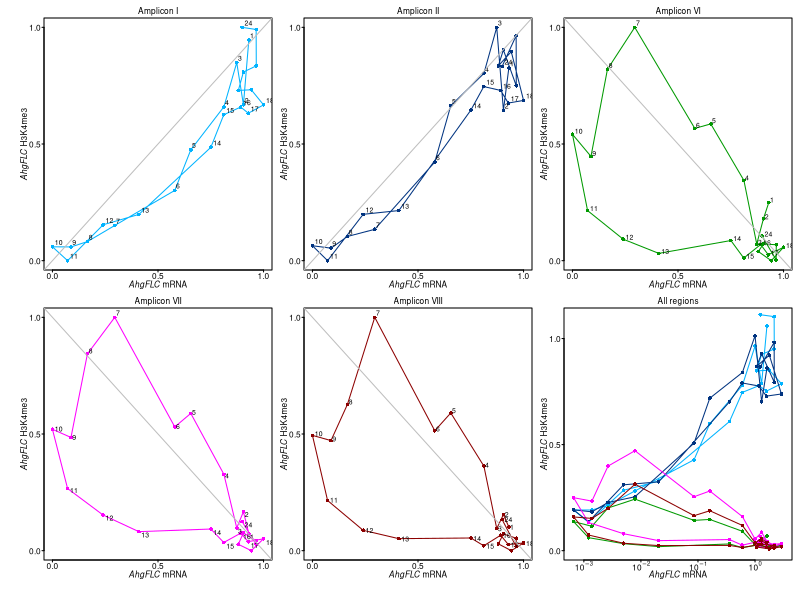

This chart was generated by the following R code:

x<-read.csv("data/Omoide_RNA_histone_1st_year.csv",header=T,sep=",")
x2<-as.matrix(x)
library(calibrate)

nor <- function(x){(x-min(x))/(max(x)-min(x))}

pdf("figs/RNA-K4_Lissajous_ACT2_1st_year.pdf",width=3.3,height=2.4)	
par(ps=6)
par(mfrow=c(2,3))
par(oma=c(1,1,0,0))
par(mar=c(1,1.2,0.9,0.4))
par(cex=1)

### mRNA-H3K4me3 ##################################################

# amplicon I
plot(nor(x2[,"FLC.log10mean"]), nor(x2[,"K4_I_ACT2_mean"]),type="o",
     pch=16,cex=0.5,col=rgb(0,0.7,1),las=1,tcl=-0.1, xlim=c(0,1),ylim=c(0,1),
     xlab="",ylab="",xaxt="n",yaxt="n")

par(ps=5)
textxy(nor(x2[c(1:18,24),"FLC.log10mean"]),
       nor(x2[c(1:18,24),"K4_I_ACT2_mean"]),
       c(1:18,24),cex=1)	

par(ps=6)
par(mgp=c(0,-0.35,0))
axis(side=1,at=seq(0,1,0.5), tcl=-0.1)
par(mgp=c(0,0.15,0))
axis(side=2,at=seq(0,1,0.5), tcl=-0.1, las=2)

mtext(expression(paste(italic("AhgFLC")," H3K4me3")),side=2,line=0.55)
mtext(expression(paste(italic("AhgFLC")," mRNA")),side=1,line=0.17)
mtext("Amplicon I",side=3,line=0)
abline(0,1, lwd=1, col="gray")


#amplicon II
plot(nor(x2[,"FLC.log10mean"]), nor(x2[,"K4_II_ACT2_mean"]),type="o",
     pch=16,cex=0.5,col=rgb(0,0.2,0.5),las=1,tcl=-0.1, xlim=c(0,1),ylim=c(0,1),
     xlab="",ylab="",xaxt="n",yaxt="n")

par(ps=5)
textxy(nor(x2[c(1:18,24),"FLC.log10mean"]),
       nor(x2[c(1:18,24),"K4_II_ACT2_mean"]),
       c(1:18,24),cex=1)	

par(ps=6)
par(mgp=c(0,-0.35,0))
axis(side=1,at=seq(0,1,0.5), tcl=-0.1)
par(mgp=c(0,0.15,0))
axis(side=2,at=seq(0,1,0.5), tcl=-0.1, las=2)

mtext(expression(paste(italic("AhgFLC")," H3K4me3")),side=2,line=0.55)
mtext(expression(paste(italic("AhgFLC")," mRNA")),side=1,line=0.17)
mtext("Amplicon II",side=3,line=0)
abline(0,1, lwd=1, col="gray")


# amplicon VI
plot(nor(x2[,"FLC.log10mean"]), nor(x2[,"K4_VI_ACT2_mean"]),type="o",
     pch=16,cex=0.5,col=rgb(0,0.6,0),las=1,tcl=-0.1, xlim=c(0,1),ylim=c(0,1),
     xlab="",ylab="",xaxt="n",yaxt="n")

par(ps=5)
textxy(nor(x2[c(1:18,24),"FLC.log10mean"]),
       nor(x2[c(1:18,24),"K4_VI_ACT2_mean"]),
       c(1:18,24),cex=1)	

par(ps=6)
par(mgp=c(0,-0.35,0))
axis(side=1,at=seq(0,1,0.5), tcl=-0.1)
par(mgp=c(0,0.15,0))
axis(side=2,at=seq(0,1,0.5), tcl=-0.1, las=2)

mtext(expression(paste(italic("AhgFLC")," H3K4me3")),side=2,line=0.55)
mtext(expression(paste(italic("AhgFLC")," mRNA")),side=1,line=0.17)
mtext("Amplicon VI",side=3,line=0)
abline(1,-1, lwd=1, col="gray")


# amplicon VII
plot(nor(x2[,"FLC.log10mean"]), nor(x2[,"K4_VII_ACT2_mean"]),type="o",
     pch=16,cex=0.5,col=rgb(1,0,1),las=1,tcl=-0.1, xlim=c(0,1),ylim=c(0,1),
     xlab="",ylab="",xaxt="n",yaxt="n")

par(ps=5)
textxy(nor(x2[c(1:18,24),"FLC.log10mean"]),
       nor(x2[c(1:18,24),"K4_VII_ACT2_mean"]),
       c(1:18,24),cex=1)	

par(ps=6)
par(mgp=c(0,-0.35,0))
axis(side=1,at=seq(0,1,0.5), tcl=-0.1)
par(mgp=c(0,0.15,0))
axis(side=2,at=seq(0,1,0.5), tcl=-0.1, las=2)

mtext(expression(paste(italic("AhgFLC")," H3K4me3")),side=2,line=0.55)
mtext(expression(paste(italic("AhgFLC")," mRNA")),side=1,line=0.17)
mtext("Amplicon VII",side=3,line=0)
abline(1,-1, lwd=1, col="gray")


# amplicon VIII
plot(nor(x2[,"FLC.log10mean"]), nor(x2[,"K4_VIII_ACT2_mean"]),type="o",
     pch=16,cex=0.5,col=rgb(0.55,0,0),las=1,tcl=-0.1, xlim=c(0,1),ylim=c(0,1),
     xlab="",ylab="",xaxt="n",yaxt="n")

par(ps=5)
textxy(nor(x2[c(1:18,24),"FLC.log10mean"]),
       nor(x2[c(1:18,24),"K4_VIII_ACT2_mean"]),
       c(1:18,24),cex=1)	

par(ps=6)
par(mgp=c(0,-0.35,0))
axis(side=1,at=seq(0,1,0.5), tcl=-0.1)
par(mgp=c(0,0.15,0))
axis(side=2,at=seq(0,1,0.5), tcl=-0.1, las=2)

mtext(expression(paste(italic("AhgFLC")," H3K4me3")),side=2,line=0.55)
mtext(expression(paste(italic("AhgFLC")," mRNA")),side=1,line=0.17)
mtext("Amplicon VIII",side=3,line=0)
abline(1,-1, lwd=1, col="gray")



###mRNA-H3K4me3(All regions)###	

# amplicon I
plot(x2[,"FLC.log10mean"], x2[,"K4_I_ACT2_mean"],type="o",
     pch=16,cex=0.5,col=rgb(0,0.7,1),las=1,tcl=-0.1, xlim=c(-3.2,0.5),ylim=c(0,1.1),
     xlab="",ylab="",xaxt="n",yaxt="n")

#amplicon II
par(new=T)
plot(x2[,"FLC.log10mean"], x2[,"K4_II_ACT2_mean"],type="o",
     pch=16,cex=0.5,col=rgb(0,0.2,0.5),las=1,tcl=-0.1, xlim=c(-3.2,0.5),ylim=c(0,1.1),
     xlab="",ylab="",xaxt="n",yaxt="n",axes=F, ann=F)

# amplicon VI
par(new=T)
plot(x2[,"FLC.log10mean"], x2[,"K4_VI_ACT2_mean"],type="o",
     pch=16,cex=0.5,col=rgb(0,0.6,0),las=1,tcl=-0.1, xlim=c(-3.2,0.5),ylim=c(0,1.1),
     xlab="",ylab="",xaxt="n",yaxt="n",axes=F, ann=F)

# amplicon VII
par(new=T)
plot(x2[,"FLC.log10mean"], x2[,"K4_VII_ACT2_mean"],type="o",
     pch=16,cex=0.5,col=rgb(1,0,1),las=1,tcl=-0.1, xlim=c(-3.2,0.5),ylim=c(0,1.1),
     xlab="",ylab="",xaxt="n",yaxt="n",axes=F, ann=F)

# amplicon VIII
par(new=T)
plot(x2[,"FLC.log10mean"], x2[,"K4_VIII_ACT2_mean"],type="o",
     pch=16,cex=0.5,col=rgb(0.55,0,0),las=1,tcl=-0.1, xlim=c(-3.2,0.5),ylim=c(0,1.1),
     xlab="",ylab="",xaxt="n",yaxt="n",axes=F, ann=F)


axis(side=1,at=seq(-3,0,1), tcl=-0.1, labels=F)
mtext(c(expression(10^-3),expression(10^-2),expression(10^-1),expression(10^0)),side=1,at=seq(-3,0,1),line=-0.28)
par(mgp=c(0,0.15,0))
axis(side=2,at=seq(0,1,0.5), tcl=-0.1, las=2)

mtext(expression(paste(italic("AhgFLC")," H3K4me3")),side=2,line=0.55)
mtext(expression(paste(italic("AhgFLC")," mRNA")),side=1,line=0.17)
mtext("All regions",side=3,line=0)

dev.off()
